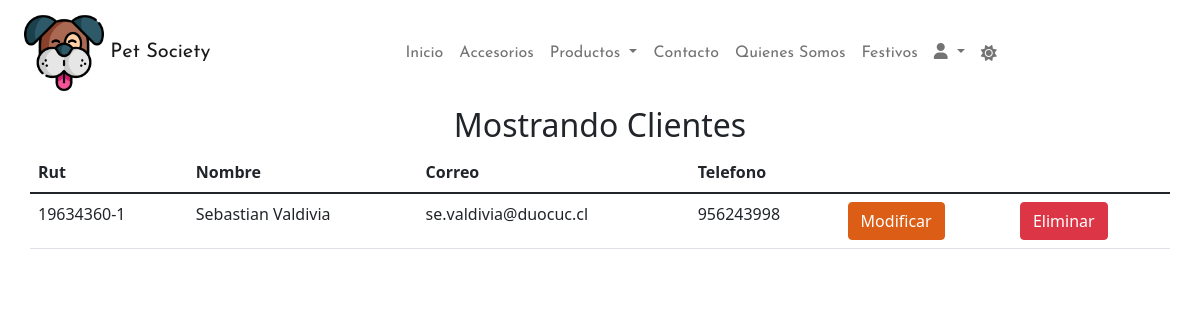
The page /listado_clientes/ (signed in) on the database its author committed.
### petsociety/models.py (models this page shows)
class Cliente(models.Model):
    rutCliente=models.CharField(max_length=13,primary_key=True,verbose_name='rut del cliente')
    nombreCliente=models.CharField(max_length=50,verbose_name='nombre del cliente')
    correo=models.EmailField(max_length=50,verbose_name='correo del cliente')
    telefono=models.IntegerField(verbose_name='telefono del cliente')

### petsociety/views.py (the view)
# urls.py: path('listado_clientes/',listado_clientes,name='listado_clientes'),
def listado_clientes(request):
    clientes=Cliente.objects.all()
    datos={
        'clientes':clientes
    }
    return render(request,'listado_clientes.html',datos)

### petsociety/templates/listado_clientes.html (shortened to what this page needs)
<!DOCTYPE html>
<html lang="en">
<head>
    {% load static %}
    <link href="{% static 'css/estilos.css' %}" rel="stylesheet">
    <link href="{% static 'css/dark.css' %}" rel="stylesheet">
    <link rel="stylesheet" href="{% static 'iconos/css/all.min.css' %}">
    <link href="https://cdn.jsdelivr.net/npm/bootstrap@5.1.3/dist/css/bootstrap.min.css" rel="stylesheet">
</html>
</head>
<body class="modo">
  {% load static %}
 <div class="container-fluid">
   <nav class="navbar navbar-expand-lg navbar-light">
       <div class="container-fluid">
         <a class="navbar-brand texto" href="#"  style="font-family: 'Josefin Sans', serif;"> <img src="{% static 'img/dog.png' %}" width="80px" alt=""> Pet Society</a>
         <div class="collapse navbar-collapse justify-content-center" id="navbarSupportedContent">
           <ul class="navbar-nav ">
             <li class="nav-item">
               <a class="nav-link" aria-current="page" href="{% url 'index'  %}"style="font-family: 'Josefin Sans', serif;">Inicio</a>
             </li>
             <li class="nav-item">
               <a class="nav-link" href="{% url 'accesorios' %}"style="font-family: 'Josefin Sans', serif;">Accesorios</a>
             </li>
             <li class="nav-item dropdown">
               <a class="nav-link dropdown-toggle" href="productos.html" id="navbarDropdown" role="button" data-bs-toggle="dropdown" aria-expanded="false"style="font-family: 'Josefin Sans', serif;">
                 Productos
               </a>
             </li>
             <li class="nav-item">
               <a class="nav-link " href="{% url 'contacto' %}"style="font-family: 'Josefin Sans', serif;">Contacto</a>
             </li>
             <li class="nav-item">
               <a class="nav-link " href="{% url 'quienes_somos' %}"style="font-family: 'Josefin Sans', serif;">Quienes Somos</a>
             </li>
             <li class="nav-item">
                 <a class="nav-link " href="{% url 'festivos' %}"style="font-family: 'Josefin Sans', serif;">Festivos</a>
               </li>
               <li class="nav-item dropdown">
                 <a class="nav-link dropdown-toggle" href="productos.html" id="navbarDropdown" role="button" data-bs-toggle="dropdown" aria-expanded="false"style="font-family: 'Josefin Sans', serif;">
                   <i class="fa-solid fa-user"></i>
                 </a>
               </li>
             <a class="nav-link" aria-current="page" id="switch" onclick="clase()"><i class="fa-solid fa-sun"></i></a>
         </div>
       </div>
     </nav>
   </div>
{% if user.is_authenticated %}
      <div class="container">
        <h2 class="text-center">Mostrando Clientes</h2>
        <div class="row">
            <table class="table">
            <thead>
                <tr>
                    <th>Rut</th>
                    <th>Nombre</th>
                    <th>Correo</th>
                    <th>Telefono</th>
                </tr>
            </thead>
            <tbody>
                {% for cli in clientes %}
                <tr>
                    <td> {{ cli.rutCliente }}</td>
                    <td> {{ cli.nombreCliente }}</td>
                    <td> {{ cli.correo }}</td>
                    <td> {{ cli.telefono }}</td>
                    <td> <a href="{% url 'form_mod_cli' cli.rutCliente %}" class="btn btn-primary"> Modificar</a></td>
                    <td> <a href="{% url 'eliminar_cliente' cli.rutCliente %}" class="btn btn-danger"> Eliminar</a></td>
                </tr>
                {% endfor %}
            </tbody>
            </table>
        </div>
    </div>
    {% else %}
    <div class="container">
      <h1 class="text-center mt-5 text-danger">DEBE INICIAR SESIÓN</h1>
  </div>
    {% endif %}
</body>
</html>

### petsociety/static/css/estilos.css (style rules this page uses)
.nav-link { border-radius: 5px; }
.btn-primary { background-color: #DB5D16 !important; border-color:#DB5D16 !important ; }

### petsociety/static/css/dark.css (style rules this page uses)
body { background: #fff; color: #000; }

### rows shown on the page
Cliente: rutCliente "19634360-1", nombreCliente "Sebastian Valdivia", correo "se.valdivia@duocuc.cl", telefono "956243998"
